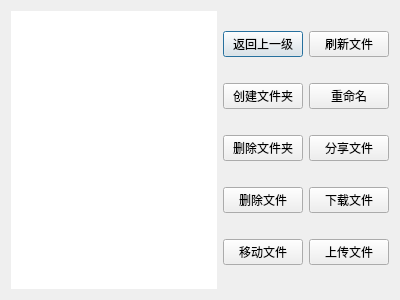
<?xml version="1.0" encoding="UTF-8"?>
<ui version="4.0">
 <class>File</class>
 <widget class="QDialog" name="File">
  <property name="geometry">
   <rect>
    <x>0</x>
    <y>0</y>
    <width>400</width>
    <height>300</height>
   </rect>
  </property>
  <property name="windowTitle">
   <string>Dialog</string>
  </property>
  <layout class="QHBoxLayout" name="horizontalLayout">
   <item>
    <widget class="QListWidget" name="listWidget">
     <property name="frameShape">
      <enum>QFrame::NoFrame</enum>
     </property>
    </widget>
   </item>
   <item>
    <layout class="QGridLayout" name="gridLayout">
     <item row="0" column="0">
      <widget class="QPushButton" name="return_PB">
       <property name="text">
        <string>返回上一级</string>
       </property>
      </widget>
     </item>
     <item row="0" column="1">
      <widget class="QPushButton" name="flushFile_PB">
       <property name="text">
        <string>刷新文件</string>
       </property>
      </widget>
     </item>
     <item row="1" column="0">
      <widget class="QPushButton" name="mkdir_PB">
       <property name="text">
        <string>创建文件夹</string>
       </property>
      </widget>
     </item>
     <item row="1" column="1">
      <widget class="QPushButton" name="rename_PB">
       <property name="text">
        <string>重命名</string>
       </property>
      </widget>
     </item>
     <item row="2" column="0">
      <widget class="QPushButton" name="rmdir_PB">
       <property name="text">
        <string>删除文件夹</string>
       </property>
      </widget>
     </item>
     <item row="2" column="1">
      <widget class="QPushButton" name="share_PB">
       <property name="text">
        <string>分享文件</string>
       </property>
      </widget>
     </item>
     <item row="3" column="0">
      <widget class="QPushButton" name="remove_PB">
       <property name="text">
        <string>删除文件</string>
       </property>
      </widget>
     </item>
     <item row="3" column="1">
      <widget class="QPushButton" name="download_PB">
       <property name="text">
        <string>下载文件</string>
       </property>
      </widget>
     </item>
     <item row="4" column="0">
      <widget class="QPushButton" name="mv_PB">
       <property name="text">
        <string>移动文件</string>
       </property>
      </widget>
     </item>
     <item row="4" column="1">
      <widget class="QPushButton" name="upload_PB">
       <property name="text">
        <string>上传文件</string>
       </property>
      </widget>
     </item>
    </layout>
   </item>
  </layout>
 </widget>
 <resources/>
 <connections/>
</ui>
